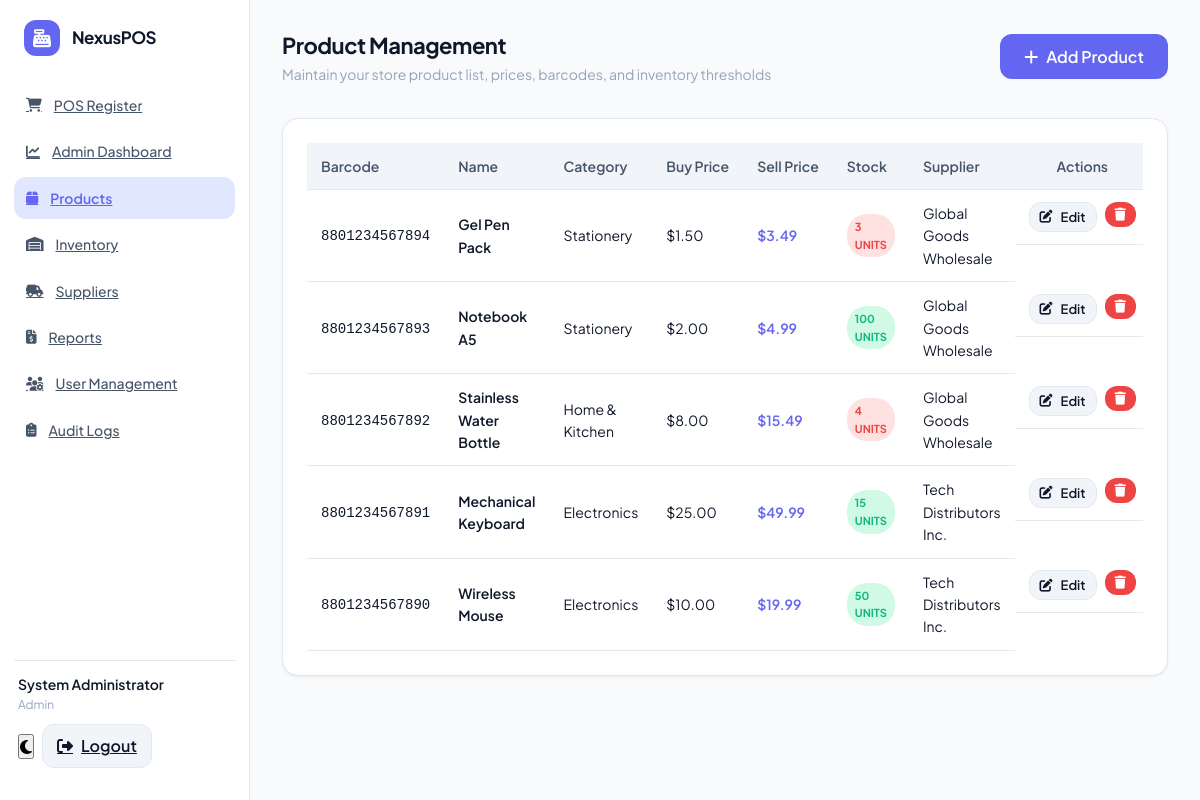
The page /products.php (signed in) on the database its author committed.
### tables this page shows
CREATE TABLE IF NOT EXISTS `products` (
  `id` INT AUTO_INCREMENT PRIMARY KEY,
  `barcode` VARCHAR(50) NOT NULL UNIQUE,
  `name` VARCHAR(100) NOT NULL,
  `description` TEXT,
  `category` VARCHAR(50) NOT NULL,
  `buy_price` DECIMAL(10,2) NOT NULL,
  `sell_price` DECIMAL(10,2) NOT NULL,
  `stock_qty` INT NOT NULL DEFAULT 0,
  `min_stock_qty` INT NOT NULL DEFAULT 5,
  `supplier_id` INT,
  `created_at` TIMESTAMP DEFAULT CURRENT_TIMESTAMP,
  FOREIGN KEY (`supplier_id`) REFERENCES `suppliers`(`id`) ON DELETE SET NULL
);

CREATE TABLE IF NOT EXISTS `suppliers` (
  `id` INT AUTO_INCREMENT PRIMARY KEY,
  `name` VARCHAR(100) NOT NULL,
  `contact_name` VARCHAR(100),
  `phone` VARCHAR(20),
  `email` VARCHAR(100),
  `address` TEXT,
  `created_at` TIMESTAMP DEFAULT CURRENT_TIMESTAMP
);

### config/db.php (called while the page is built, shortened)
<?php
function format_currency($amount) {
    return '$' . number_format((float)$amount, 2);
}
?>

### products.php (the view, shortened to what this page needs)
<?php
require_once __DIR__ . '/includes/header.php';
$products = $pdo->query("
    SELECT p.*, s.name as supplier_name
    FROM products p
    LEFT JOIN suppliers s ON p.supplier_id = s.id
    ORDER BY p.id DESC
")->fetchAll();
?>
<div class="page-header">
    <div class="page-title">
        <h2>Product Management</h2>
        <p>Maintain your store product list, prices, barcodes, and inventory thresholds</p>
    </div>
    <div class="header-actions">
        <button id="add-product-btn" class="btn btn-primary">
            <i class="fa-solid fa-plus"></i> Add Product
        </button>
    </div>
</div>
<div class="data-card">
    <div class="table-responsive">
        <table class="modern-table">
            <thead>
                <tr>
                    <th>Barcode</th>
                    <th>Name</th>
                    <th>Category</th>
                    <th>Buy Price</th>
                    <th>Sell Price</th>
                    <th>Stock</th>
                    <th>Supplier</th>
                    <th style="text-align: center;">Actions</th>
                </tr>
            </thead>
            <tbody>
                <?php if (empty($products)): ?>
                    <tr><td colspan="8" style="text-align: center; color: var(--text-muted);">No products registered.</td></tr>
                <?php else: ?>
                    <?php foreach ($products as $p): ?>
                        <tr>
                            <td><code><?= htmlspecialchars($p['barcode']) ?></code></td>
                            <td style="font-weight: 600;"><?= htmlspecialchars($p['name']) ?></td>
                            <td><?= htmlspecialchars($p['category']) ?></td>
                            <td><?= format_currency($p['buy_price']) ?></td>
                            <td style="color: var(--primary); font-weight: 600;"><?= format_currency($p['sell_price']) ?></td>
                            <td>
                                <span class="badge <?= ($p['stock_qty'] <= $p['min_stock_qty']) ? 'badge-danger' : 'badge-success' ?>">
                                    <?= $p['stock_qty'] ?> units
                                </span>
                            </td>
                            <td><?= htmlspecialchars($p['supplier_name'] ?? 'N/A') ?></td>
                            <td style="text-align: center; display: flex; justify-content: center; gap: 8px;">
                                <button class="btn btn-secondary edit-product-btn"
                                        style="padding: 6px 10px; width: auto; font-size: 13px;"
                                        data-product='<?= json_encode($p, JSON_HEX_APOS) ?>'>
                                    <i class="fa-solid fa-pen-to-square"></i> Edit
                                </button>
                                <?php if ($currentUser['role'] === 'Admin'): ?>
                                    <form action="products.php" method="POST" onsubmit="return confirm('Are you sure you want to delete this product?');" style="display:inline;">
                                        <button type="submit" class="btn btn-danger" style="padding: 6px 10px; width: auto; font-size: 13px;">
                                            <i class="fa-solid fa-trash"></i>
                                        </button>
                                    </form>
                                <?php endif; ?>
                            </td>
                        </tr>
                    <?php endforeach; ?>
                <?php endif; ?>
            </tbody>
        </table>
    </div>
</div>
<?php require_once __DIR__ . '/includes/footer.php'; ?>

### assets/css/style.css (style rules this page uses)
:root { --bg-primary: #f8fafc; --bg-secondary: #ffffff; --bg-accent: #f1f5f9; --text-primary: #0f172a; --text-secondary: #475569; --text-muted: #94a3b8; --primary: #6366f1; --primary-hover: #4f46e5; --primary-light: #e0e7ff; --success: #10b981; --success-light: #d1fae5; --warning: #f59e0b; --warning-light: #fef3c7; --danger: #ef4444; --danger-light: #fee2e2; --border-color: #e2e8f0; --sidebar-width: 250px; --radius-sm: 8px; --radius-md: 12px; --radius-lg: 16px; --shadow-sm: 0 1px 3px 0 rgb(0 0 0 / 0.06), 0 1px 2px -1px rgb(0 0 0 / 0.06); --shadow-md: 0 4px 6px -1px rgb(0 0 0 / 0.08), 0 2px 4px -2px rgb(0 0 0 / 0.06); --shadow-lg: 0 10px 15px -3px rgb(0 0 0 / 0.08), 0 4px 6px -4px rgb(0 0 0 / 0.04); --transition: all 0.2s cubic-bezier(0.4, 0, 0.2, 1); }
*, *::before, *::after { margin: 0; padding: 0; box-sizing: border-box; }
html { height: 100%; overflow: hidden; }
body { height: 100%; font-family: 'Plus Jakarta Sans', sans-serif; background-color: var(--bg-primary); color: var(--text-primary); line-height: 1.6; overflow: hidden; transition: background-color 0.3s ease, color 0.3s ease; }
button, input, select, textarea { font-family: inherit; font-size: inherit; outline: none; }
.btn { display: inline-flex; align-items: center; justify-content: center; gap: 8px; padding: 12px 24px; font-weight: 600; border-radius: var(--radius-md); border: none; cursor: pointer; transition: var(--transition); width: 100%; white-space: nowrap; }
.btn-primary { background-color: var(--primary); color: white; }
.btn-secondary { background-color: var(--bg-accent); color: var(--text-primary); border: 1px solid var(--border-color); }
.btn-danger { background-color: var(--danger); color: white; }
.page-header { display: flex; justify-content: space-between; align-items: center; flex-wrap: wrap; gap: 12px; margin-bottom: 8px; }
.page-title h2 { font-size: 22px; font-weight: 700; letter-spacing: -0.5px; }
.page-title p { color: var(--text-muted); font-size: 14px; }
.header-actions { display: flex; align-items: center; gap: 12px; flex-wrap: wrap; }
.data-card { background-color: var(--bg-secondary); border: 1px solid var(--border-color); border-radius: var(--radius-lg); padding: 24px; box-shadow: var(--shadow-sm); overflow: visible; }
.table-responsive { overflow-x: auto; -webkit-overflow-scrolling: touch; }
.modern-table { width: 100%; border-collapse: collapse; text-align: left; font-size: 14px; }
.modern-table th { padding: 12px 14px; background-color: var(--bg-accent); color: var(--text-secondary); font-weight: 600; border-bottom: 1.5px solid var(--border-color); white-space: nowrap; }
.modern-table td { padding: 12px 14px; border-bottom: 1px solid var(--border-color); color: var(--text-primary); }
.badge { display: inline-block; padding: 4px 8px; border-radius: 20px; font-size: 11px; font-weight: 700; text-transform: uppercase; }
.badge-success { background-color: var(--success-light); color: var(--success); }
.badge-danger { background-color: var(--danger-light); color: var(--danger); }

### rows shown on the page
products: barcode "8801234567894", name "Gel Pen Pack", category "Stationery", buy_price "$1.50", sell_price "$3.49", stock_qty "3", supplier.name "Global Goods Wholesale"
products: barcode "8801234567893", name "Notebook A5", category "Stationery", buy_price "$2.00", sell_price "$4.99", stock_qty "100", supplier.name "Global Goods Wholesale"
products: barcode "8801234567892", name "Stainless Water Bottle", category "Home & Kitchen", buy_price "$8.00", sell_price "$15.49", stock_qty "4", supplier.name "Global Goods Wholesale"
products: barcode "8801234567891", name "Mechanical Keyboard", category "Electronics", buy_price "$25.00", sell_price "$49.99", stock_qty "15", supplier.name "Tech Distributors Inc."
products: barcode "8801234567890", name "Wireless Mouse", category "Electronics", buy_price "$10.00", sell_price "$19.99", stock_qty "50", supplier.name "Tech Distributors Inc."

### other values the page prints
$currentUser['full_name'] "System Administrator"
$currentUser['role'] "Admin"
